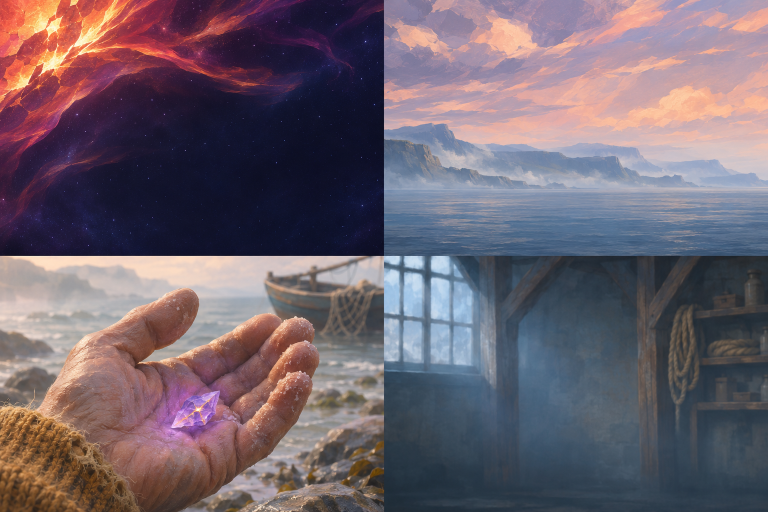
#> input picture art/origins/Keeper.png, 1536 x 1024 px (shown at 1/2 size); its folder holds 3 pictures in this run
$ python bake_plates.py
#> lines starting #> are read from the running program, lines starting #| are printed output that depends on the picture
"""Pack the cinematic matte paintings for offline play (Pillow, zstandard)."""

import base64
from pathlib import Path

from PIL import Image
import zstandard


def pack(source, output):
    image = source.convert("RGB").resize((552, 368), Image.Resampling.LANCZOS).quantize(256)
    palette = bytes(image.getpalette())
    rgba = b"".join(palette[i:i + 3] + b"\xff" for i in range(0, len(palette), 3))
    packed = zstandard.ZstdCompressor(level=18).compress(rgba + image.tobytes())
    output.write_bytes(base64.b64encode(packed))


def main():
    folder = Path(__file__).resolve().parent
    output = folder.parents[1] / "src/client/MineOrigins/Plates"
    output.mkdir(parents=True, exist_ok=True)
    atlases = {
        "Keeper": ("Orbit", None, "Find", None),
        "Headland": ("Basalt", "Tide", "Meadow", "Harbor"),
    }
    for filename, tiles in atlases.items():
        with Image.open(folder / f"{filename}.png") as source:
#> source is the input picture: PIL image 1536x1024 RGB; mean R, G, B 111, 97.9, 108.7
            width, height = source.width // 2, source.height // 2
#> width = 768; height = 512
            for index, name in enumerate(tiles):
                if name is None:
                    continue
                x, y = index % 2 * width, index // 2 * height
                crop = source.crop((x + 1, y + 1, x + width - 1, y + height - 1))
                pack(crop, output / f"{name}.txt")
#> this loop made 1 pass
#> pass 1, in main, `crop = source.crop((x + 1, y + 1, x + width - 1, y + height - 1))`:
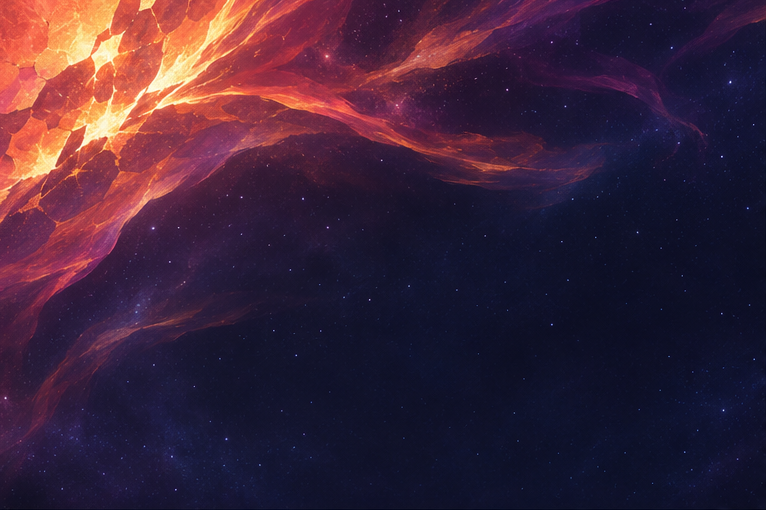
#> crop: PIL image 766x510 RGB; mean R, G, B 61.4, 35.9, 57.3
    with Image.open(folder / "DrillCore.png") as sample:
        pack(sample, output / "Workshop.txt")


if __name__ == "__main__":
    main()
#> (the call stopped at in pack, `packed = zstandard.ZstdCompressor(level=18).compress(rgba + image.toby..`: zstandard is not available in this run)
